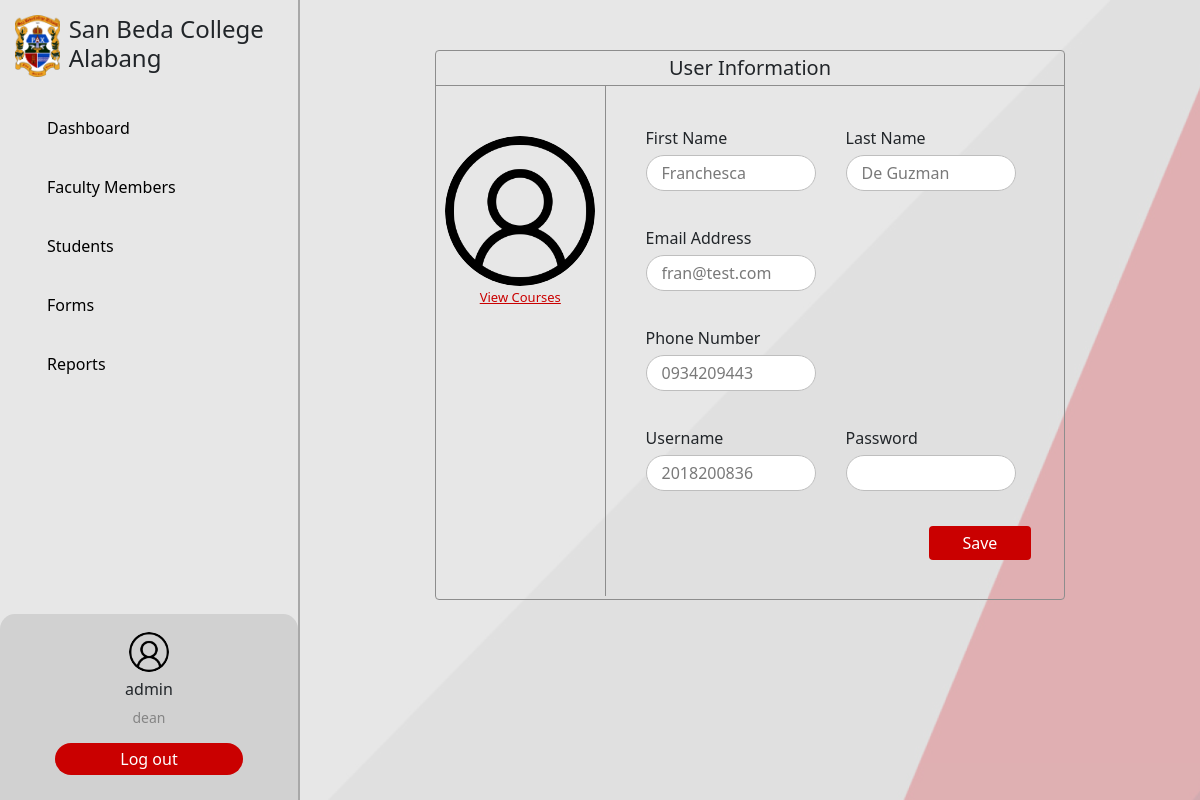
The page /admin/index.php?page=user&id=183 (signed in) on the database its author committed.
### tables this page shows
CREATE TABLE `users` (
  `user_id` int(11) NOT NULL,
  `username` varchar(50) NOT NULL,
  `password` varchar(150) NOT NULL,
  `firstname` varchar(150) NOT NULL,
  `lastname` varchar(150) NOT NULL,
  `email` varchar(150) NOT NULL,
  `phone` varchar(150) NOT NULL,
  `role` varchar(50) NOT NULL,
  `photo` longblob DEFAULT NULL
);

### shared/shared-functions.php (called while the page is built, shortened)
    <?php
function userData($userID='null'){
    $conn = connection();
    if($userID === 'null'){
        $sql = "SELECT * FROM users";
    }else{
        $sql = "SELECT * FROM users WHERE `user_id` = $userID";
    }
    $result = $conn->query($sql);
    return $result;
}
?>

### shared/user.php (the view, shortened to what this page needs)
<?php
include_once $_SERVER['DOCUMENT_ROOT'] . '/capstone2/shared/connection.php';
if (isset($_GET['id'])) {
    $id = $_GET['id'];
    $data = userData($id);
    while ($row = $data->fetch_assoc()) {
        $firstname = $row['firstname'];
        $lastname = $row['lastname'];
        $email = $row['email'];
        $phone = $row['phone'];
        $username = $row['username'];
        $role = $row['role'];
    }
}
?>
<main class="d-flex w-100">
    <section class="page-container w-100">
        <header class="page-title flex-start">
        </header>
        <section class="flex-center flex-wrap w-100">
            <div class="user-information-container rounded text-center">
                <div class="user-information-heading">
                    <h5>User Information</h5>
                </div>
                <div class="user-information-content flex-center">
                    <aside class="user-information-profile">
                        <img src="../assets/images/user.jpg" alt="" class="user-profile" width="150px">
                        <?php
                        if ($role === 'student') {
                            ?>
                            <small><a href="#">View Courses</a></small>
                            <?php
                        }
                        ?>
                    </aside>
                    <aside class="user-information-details">
                        <form action="../shared/forms/event-listener.php" method="post">
                            <div class="form-group">
                                <label for="firstname">First Name</label>
                                <input type="text" value="<?=$firstname?>" name="firstname" class="rounded-pill">
                            </div>
                            <div class="form-group">
                                <label for="lastname">Last Name</label>
                                <input type="text" value="<?=$lastname?>" name="lastname" class="rounded-pill">
                            </div>
                            <div class="form-group">
                                <label for="email">Email Address</label>
                                <input type="email" value="<?=$email?>" name="email" class="rounded-pill">
                            </div>
                            <div class="form-group">
                                <label for="phone">Phone Number</label>
                                <input type="tel" value="<?=$phone?>" name="phone" class="rounded-pill">
                            </div>
                            <div class="form-group">
                                <label for="username">Username</label>
                                <input type="text" value="<?=$username?>" name="username" class="rounded-pill" readonly>
                            </div>
                            <div class="form-group">
                                <label for="password">Password</label>
                                <input type="password" value="" name="password" class="rounded-pill">
                            </div>
                            <div class="d-flex w-100 justify-content-end">
                                <button type="submit" class="rounded w-25 mx-2">Save</button>
                            </div>
                        </form>
                    </aside>
                </div>
            </div>
        </section>
    </section>
</main>

### shared/css/components.css (style rules this page uses)
:root { --red: #BC2605; --gray: #CACACA; --button-red: #CA0000; --text-gray: #797979; }
body { width: 100%; height: 100vh; background: url('../../assets/images/background.png'); background-repeat: no-repeat; background-attachment: fixed; background-size: cover; }
main { overflow: hidden; padding-bottom: 100px; }
.flex-center { display: flex !important; justify-content: center !important; align-items: center !important; }
.flex-start { display: flex !important; justify-content: start !important; align-items: center !important; }
button { background-color: var(--button-red); color: white; border: none; margin: 15px 0 !important; padding: 5px 0 !important; width: 100%; }
input[type="text"], input[type="password"], input[type="email"], input[type="tel"] { margin: 5px 0 20px 0; padding: 5px 15px !important; color: #797979; border: 1px solid #BEBEBE; }
.user-profile { border-radius: 50%; }
.page-container { width: 70%; overflow: auto; }
.page-title { padding: 25px; }
.user-information-container { width: 70%; height: 550px; border: 1px solid #8D8D8D; }
.user-information-heading { height: 35px; border-bottom: 1px solid #8D8D8D; font-weight: bold; padding-top: 5px; }
.user-information-content { width: 100%; height: 93%; }
.user-information-profile { padding: 50px 0; width: 27%; height: 100%; border-right: 1px solid #8D8D8D; display: flex; flex-direction: column; justify-content: start; align-items: center; }
.user-information-profile > small > a { font-size: 13px; color: #CA0000; }
.user-information-details { width: 73%; height: 100%; }
.user-information-details > form { display: flex; flex-wrap: wrap; justify-content: start; align-content: center; padding: 25px; }
.form-group { width: 45%; min-width: 200px; display: flex; flex-direction: column; text-align: start; padding: 15px 15px 0 15px; }
.form-group > label { font-size: 16px; font-weight: 500; }

### admin/index.php (style rules this page uses)
body::before { content: ''; position: absolute; top: 0; left: 0; width: 100%; height: 100%; background-color: rgba(223, 222, 222, 0.73); z-index: -1; }

### rows shown on the page
users: firstname "Franchesca", lastname "De Guzman", email "fran@test.com", phone "0934209443", username "2018200836"

### other values the page prints
getUsername() "admin"
getRole() "dean"
